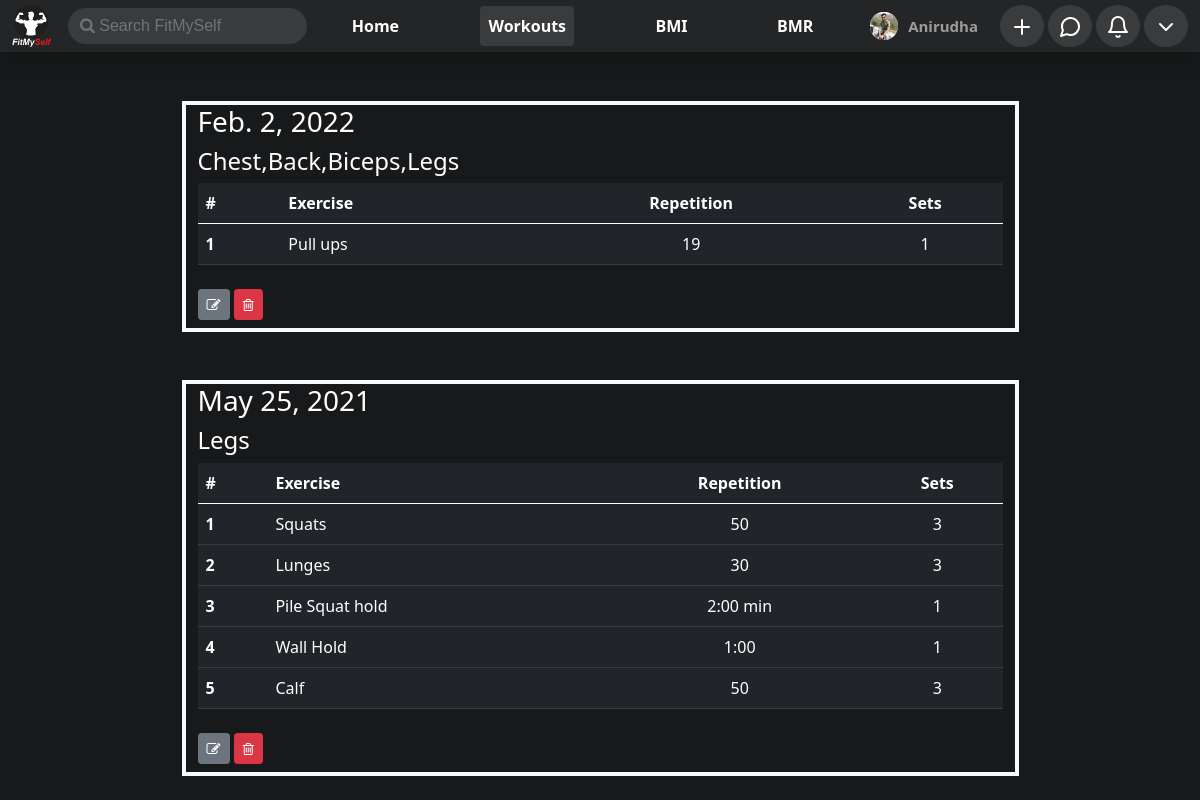
Page /workout/ (signed in) on the committed database.
### home/models.py (models this page shows, shortened)
class ProfilePictures(models.Model):
    user = models.ForeignKey(User,on_delete=models.CASCADE,null=True)
    upload_on = models.DateTimeField(default = timezone.now,null=True)
    display_picture = models.ImageField(upload_to=dpPath,null=True,blank=True)

### workout/models.py (models this page shows, shortened)
class Workout(models.Model):
    user = models.ForeignKey(User,on_delete=models.CASCADE,null=True,blank=True)
    date = models.DateField(default=timezone.now)
    parts = models.CharField(max_length=50,null=True)
    slug = models.CharField(max_length=50,null=True,blank=True)

class Exercise(models.Model):
    workout = models.ForeignKey(Workout,on_delete=models.CASCADE)
    name = models.CharField(max_length=50)
    repetition = models.CharField(max_length=50)
    sets = models.IntegerField(null=True)

### workout/views.py (the view)
# urls.py: path('workout/',include('workout.urls')),
def workout(request):
    if not request.user.is_authenticated:
        return redirect('/')
    page = request.GET.get('page',1)
    exercises = []
    workout_list = Workout.objects.filter(user = request.user).order_by("-date")
    paginator = Paginator(workout_list,2)
    try:
        workouts = paginator.page(page)
    except PageNotAnInteger:
        workouts = paginator.page(1)
    except EmptyPage:
        workouts = paginator.page(paginator.num_pages)
    for workout in workout_list:
        exercises.append(Exercise.objects.filter(workout=workout))
    params = {
        'workouts' : workouts,
        'exercises' : exercises,
    }
    return render(request,'workout/workout.html',params)

### calculator/context_processor.py (called while the page is built)
def userBmi(request):
    if request.user.is_authenticated:
        try:
            bmi = Bmi.objects.get(user = request.user)
            params = {
                "bmi" : bmi
            }
        except Bmi.DoesNotExist:
            params = {}
    else:
        params = {}
    return params

def userBmr(request):
    if request.user.is_authenticated:
        try:
            bmr = Bmr.objects.get(user = request.user)
            params = {
                "bmr" : bmr
            }
        except Bmr.DoesNotExist:
            params = {}
    else:
        params = {}
    return params

### home/context_processor.py (called while the page is built)
def user_profile(request):
    if request.user.is_authenticated:
        try:
            user = UserExtended.objects.get(user = request.user)
            user_profile = ProfilePictures.objects.filter(user=request.user).order_by("-upload_on").first()
            params = {
                "user" : user,
                "user_profile" : user_profile,
                "media" : settings.MEDIA_URL,
            }
        except ProfilePictures.DoesNotExist:
            params ={}
    else:
        params = {}
    return params

def search(request):
    if request.user.is_authenticated:
        if request.GET.get('search') is not None:
            result = {}
            profile_pics = []
            querry = request.GET.get('search')
            users = User.objects.filter(
                Q(first_name__icontains=querry) |
                Q(last_name__icontains=querry)
            )
            for user in users:
                result[UserExtended.objects.filter(user=user).first()] = ProfilePictures.objects.filter(user=user).order_by("-upload_on").first()
            params = {
                'result' : result,
            }
        else:
            params = {}
    else:
        params = {}
    return params

### home/templatetags/extras.py (called while the page is built)
@register.filter(name="value")
def value(dict,key):
    try:
        return dict[key].display_picture
    except AttributeError:
        return dict[key]

### workout/templates/workout/workout.html (shortened to what this page needs)
{% extends 'base.html' %}
{% load static %}
{% block body %}
<div class="container infinite-container" id="main-div">
    {% for workout in workouts %}
    <div class="workout infinite-item mx-auto mt-5 border container-fluid border-light border-4">
        <h3>{{workout.date}}</h3>
        <h4>{{workout.parts}}</h4>
        <div class="table-responsive">
            <table class="table table-dark">
                <thead>
                    <tr>
                        <th>#</th>
                        <th>Exercise</th>
                        <th class="text-center">Repetition</th>
                        <th class="text-center">Sets</th>
                    </tr>
                </thead>
                <tbody>
                    {% for exercise in exercises %}
                    {% for i in exercise %}
                    {% if i.workout == workout %}
                    <tr>
                        <th>{{forloop.counter}}</th>
                        <td>{{i.name}}</td>
                        <td class="text-center">{{i.repetition}}</td>
                        <td class="text-center">{{i.sets}}</td>
                    </tr>
                    {% endif %}
                    {% endfor %}
                    {% endfor %}
                </tbody>
            </table>
        </div>
        <div class="my-2">
            <a href="/workout/update_workout/{{workout.slug}}" class="btn btn-sm btn-secondary"><i class="fa fa-edit"></i></a>
            <a href="/workout/delete_workout/{{workout.slug}}" class="btn btn-sm btn-danger"><i class="fa fa-trash-o"></i></a>
        </div>
    </div>
    {% endfor %}
</div>
{% endblock body %}

### templates/base.html (shortened to what this page needs)
{% load static %}
{% load humanize %}
{% load extras %}
<!doctype html>
<html lang="en">
<head>
    <link href="https://cdn.jsdelivr.net/npm/bootstrap@5.0.0-beta1/dist/css/bootstrap.min.css" rel="stylesheet"
>
    <link rel="stylesheet" href="https://cdnjs.cloudflare.com/ajax/libs/font-awesome/4.7.0/css/font-awesome.min.css">
</head>
<body style="background-color: #18191a;">
    <nav class="navbar shadow p-0 navbar-expand-lg fixed-top navbar-dark navbar-bg" id="navbar">
        <div class="container-fluid">
            <div class="logo">
                <a class="navbar-brand text-right" href="/"><img src="{% static 'images/logo.png' %}" width="40px"
                        alt="logo"></a>
                <form id="search-form" action="" method="get">
                    <input class="no-outline text-light outline-none form-control rounded-pill me-2" id="search" name="search" onchange="searchRes()" type="text" placeholder="&#xF002; Search FitMySelf" style="font-family:Arial, FontAwesome" aria-label="Search">
                </form>
            </div>
            <div class="collapse navbar-collapse" id="navbarSupportedContent">
                <ul class="navbar-nav mb-2 mb-lg-0" id="main-nav">
                    <li class="nav-item">
                        <a href="/" class="navbar-link rounded nav-link {% if request.get_full_path == '/' %} nav-active {% endif %}">Home</a>
                    </li>
                    <li class="nav-item">
                        <a href="/workout" class="navbar-link rounded nav-link {% if request.get_full_path == '/workout/' %} nav-active {% endif %}">Workouts</a>
                    </li>
                    <li class="nav-item">
                        <a href="/calculator/bmi_calculator" class="navbar-link rounded nav-link {% if request.get_full_path == '/calculator/bmi_calculator' %} nav-active {% endif %}">BMI</a>
                    </li>
                    <li class="nav-item">
                        <a href="/calculator/bmr_calculator" class="navbar-link rounded nav-link {% if request.get_full_path == '/calculator/bmr_calculator' %} nav-active {% endif %}">BMR</a>
                    </li>
                </ul>
                {% if request.user.is_authenticated %}
                <ul class="navbar-nav mb-2 mb-lg-0" id="secondary-nav" onresize="changeSize()">
                    <li class="nav-item rounded-pill px-2 profile-name {% if request.get_full_path == '/'|addstr:request.user.slug %}nav-active{% endif %}" style="width: max-content;">
                        <div class="d-flex my-auto h-100  justify-content-between align-items-center">
                            <span class="icon rounded-circle bg-light">
                                <img src="{% if user_profile %}{{media}}{{user_profile.display_picture}}{% else %}{% static 'images/user.svg' %}{% endif %}"
                                    class="rounded-circle" style="width: 100%; height: 100%;" alt="">
                            </span>
                            <a href="/user/{{user.slug}}" class="nav-link py-0" style="font-size: .9375rem; font-weight: 600;">
                                {{request.user.first_name}}
                            </a>
                        </div>
                    </li>
                    <li class="nav-item dropdown">
                        <span class="icon w-100 h-100 basic-nav rounded-circle">
                            <a href="#" class="nav-link" id="add" role="button" data-bs-toggle="dropdown" aria-expanded="false">
                                <img src="{% static 'images/plus.svg' %}" class="w-100 h-100" alt="">
                            </a>
                        </span>
                    </li>
                    <li class="nav-item">
                        <span class="icon w-100 h-100 basic-nav rounded-circle">
                            <a class="nav-link" href="/messenger" id="messengerDropdown" role="button">
                                <img src="{% static 'images/mess.svg' %}" class="w-100 h-100" style="height: 100%; width: 100%;" alt="">
                            </a>
                        </span>
                    </li>
                    <li class="nav-item dropdown">
                        <span class="icon w-100 h-100 basic-nav rounded-circle">
                            <a class="nav-link" href="#" id="notificationDropdown" role="button" data-bs-toggle="dropdown" aria-expanded="false">
                                <img src="{% static 'images/bell.svg' %}" style="width: 100%; height: 100%;" alt="">
                            </a>
                        </span>
                    </li>
                    <li class="nav-item">
                        <span class="dropdown icon w-100 h-100 basic-nav rounded-circle">
                            <a class="nav-link" id="profileDropdown" href="#" role="button" id="profileDropdown"
                                data-bs-toggle="dropdown" aria-expanded="false">
                                <img src="{% static 'images/chevron-down.svg' %}" style="width: 100%; height: 100%;"
                                    alt="">
                            </a>
                        </span>
                    </li>
                </ul>
                {% endif %}
            </div>
        </div>
    </nav>
    {% block body %}
    {% endblock body %}
</body>
</html>

### templates/base.html (style rules this page uses)
.navbar-bg { background-color: #242526; }
.navbar-link { color: white !important; font-weight: bold !important; }
.nav-active { background-color: #3a3b3c; }
.logo { outline: none !important; display: flex; justify-content: space-between; align-items: center; width: max-content; }
.logo input { background-color: #3a3b3c; border: none; outline: none !important; }
#search-form { width: max-content; }
#main-nav { margin: 0 auto; display: flex; justify-content: space-around; }
#secondary-nav { width: max-content; }
#secondary-nav li { margin: 0 2px; }
.icon { margin: 0 2px; height: 28px; width: 28px; display: flex; align-items: center; justify-content: center; }
.basic-nav { color: white; background-color: #3a3b3c; }

### workout/templates/workout/workout.html (style rules this page uses)
#main-div { margin-top: 0; padding-top: 1px; }
.workout { width: 75%; color: white; }

### rows in the picture
ProfilePictures: display_picture (picture)
Workout: date "Feb. 2, 2022", parts "Chest,Back,Biceps,Legs"
Exercise: name "Pull ups", repetition "19", sets "1"
Workout: date "May 25, 2021", parts "Legs"
Exercise: name "Squats", repetition "50", sets "3"
Exercise: name "Lunges", repetition "30", sets "3"
Exercise: name "Pile Squat hold", repetition "2:00 min", sets "1"
Exercise: name "Wall Hold", repetition "1:00", sets "1"
Exercise: name "Calf", repetition "50", sets "3"

### other values in the picture
{{ request.user.first_name }} "Anirudha"
